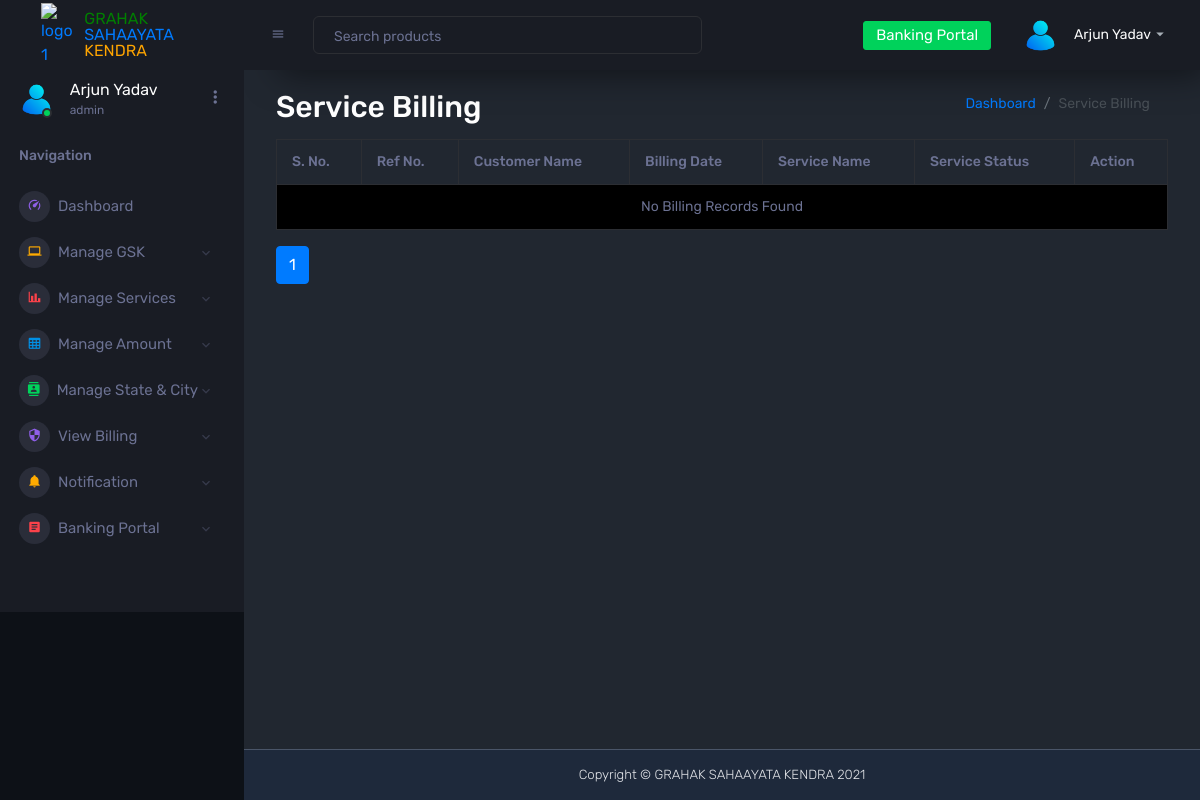
Page /dashboard/service-billing/ (signed in) on the earlier database version.
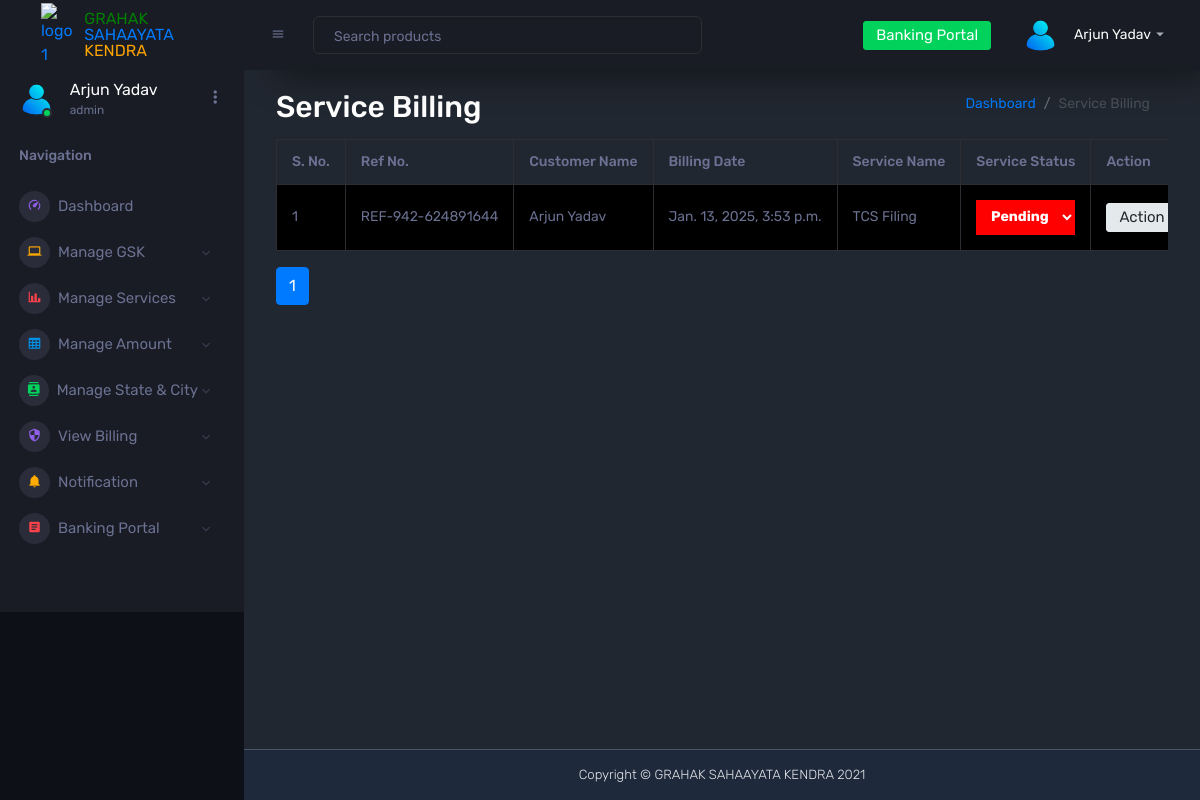
Same page on the later database version.
### dashboard/models.py (models this page shows, shortened)
class BillingDetails(models.Model):
    user = models.ForeignKey(User, on_delete=models.CASCADE)  # Replace `1` with the correct default user ID
    ref_no = models.CharField(max_length=255, unique=True)
    customer = models.ForeignKey(Customer, on_delete=models.CASCADE)  # Foreign Key to Customer
    service = models.ForeignKey(Service, on_delete=models.CASCADE)  # Automatically delete related records
    billing_date = models.DateTimeField(auto_now_add=True, null=True)  # Ensure this field is defined
    payment_mode = models.CharField(max_length=50, choices=[('Cash', 'Cash'), ('Online', 'Online')])
    payment_status = models.CharField(max_length=50, choices=[('Paid', 'Paid'), ('Unpaid', 'Unpaid')], default='Unpaid')
    id_proof = models.FileField(upload_to='id_proofs/', blank=True, null=True)
    address_proof = models.FileField(upload_to='address_proofs/', blank=True, null=True)
    pan_card = models.CharField(max_length=255, null=True, blank=True)
    banking = models.FileField(upload_to='banking/', null=True, blank=True)
    photo = models.FileField(upload_to='photos/', null=True, blank=True)
    others = models.FileField(upload_to='others/', null=True, blank=True)
    service_status = models.CharField(
        max_length=20,
        choices=[('Pending', 'Pending'), ('In Progress', 'In Progress'), ('Complete', 'Complete')],
        default='Pending',
    )
    service_notes = models.TextField(null=True, blank=True)

class Customer(models.Model):
    full_name = models.CharField(max_length=255, default="Unknown")
    date_of_birth = models.DateField(null=True, blank=True)  # Add Date of Birth
    address = models.TextField()
    dob = models.DateField(null=True, blank=True)
    email = models.EmailField()
    mobile = models.CharField(max_length=15, null=True, blank=True)
    state = models.CharField(max_length=100)
    city = models.CharField(max_length=100)
    gender = models.CharField(max_length=10, choices=[('Male', 'Male'), ('Female', 'Female'), ('Other', 'Other')])
    pin_code = models.CharField(max_length=6, null=True, blank=True)
    created_by = models.ForeignKey(CustomUser, on_delete=models.CASCADE, related_name="customers")
    created_at = models.DateTimeField(auto_now_add=True)  # Automatically set on creation

class Service(models.Model):
    service_name = models.CharField(max_length=100)
    price = models.DecimalField(max_digits=10, decimal_places=2)
    service_charge = models.DecimalField(max_digits=10, decimal_places=2, default=0.0)
    required_documents = models.TextField(blank=True, null=True)
    billing_date = models.DateTimeField(auto_now_add=True)  # Ensure this field exists
    STATUS_CHOICES = [
        ('active', 'Active'),
        ('inactive', 'Inactive'),
    ]
    status = models.CharField(max_length=10, choices=STATUS_CHOICES, default='active')
    def service_charge(self):
        return (self.price * self.service_charge_percentage) / 100

### dashboard/views/admin_views.py (the view, shortened to what this page needs)
# urls.py: path('service-billing/', service_billing, name='service_billing'),
@role_required(['admin'])
def service_billing(request):
    billing_details = BillingDetails.objects.all().order_by('-id')
    paginator = Paginator(billing_details, 10)  # Show 10 items per page
    page_number = request.GET.get('page', 1)
    page_obj = paginator.get_page(page_number)
    serial_start = (page_obj.number - 1) * paginator.per_page
    return render(request, 'admin_dashboard/service_billing.html', {
        'billing_details': page_obj,  # Pass the paginated object
        'page_obj': page_obj, # Include the paginator object for template rendering
        'serial_start': serial_start,
    })

### dashboard/utils.py (called while the page is built)
def role_required(allowed_roles):
    def decorator(view_func):
        @wraps(view_func)
        def wrapper(request, *args, **kwargs):
            if not request.user.is_authenticated:
                logger.info("User is not authenticated. Redirecting to login.")
                return redirect('login')
            if request.user.role not in allowed_roles:
                logger.warning(f"Unauthorized access attempt by user: {request.user.username}, Role: {request.user.role}")
                return redirect('not_authorized')
            logger.info(f"Access granted for user: {request.user.username}, Role: {request.user.role}")
            return view_func(request, *args, **kwargs)
        return wrapper
    return decorator

### dashboard/templates/admin_dashboard/service_billing.html (shortened to what this page needs)
{% extends 'base.html' %}
{% block content %}
<div class="container mt-10">
    <div class="d-flex justify-content-between align-items-center">
        <h2 class="card-titles mb-2">Service Billing</h2>
        <nav aria-label="breadcrumb">
            <ol class="breadcrumb">
                <li class="breadcrumb-item"><a href="{% url 'admin_dashboard' %}">Dashboard</a></li>
                <li class="breadcrumb-item active" aria-current="page">Service Billing</li>
            </ol>
        </nav>
    </div>
    <div class="table-responsive">
        <table class="table table-striped table-bordered">
            <thead>
                <tr>
                    <th>S. No.</th>
                    <th>Ref No.</th>
                    <th>Customer Name</th>
                    <th>Billing Date</th>
                    <th>Service Name</th>
                    <th>Service Status</th>
                    <th>Action</th>
                </tr>
            </thead>
            <tbody>
                {% for billing in billing_details %}
                <tr>
                    <td>{{ serial_start|add:forloop.counter }}</td>
                    <td>{{ billing.ref_no }}</td>
                    <td>{{ billing.customer.full_name }}</td>
                    <td>{{ billing.billing_date }}</td>
                    <td>{{ billing.service.service_name }}</td>
                    <td>
                        <form method="POST" style="display: inline;">
                            <select name="service_status"
                                    class="status-dropdown {% if billing.service_status == 'Pending' %}pending{% elif billing.service_status == 'In Progress' %}in-progress{% elif billing.service_status == 'Complete' %}complete{% endif %}"
                                    onchange="this.form.submit()">
                                <option value="Pending" {% if billing.service_status == 'Pending' %}selected{% endif %}>
                                    Pending
                                </option>
                            </select>
                        </form>
                    </td>
                    <td>
                        <div class="dropdown">
                            <button class="btn btn-secondary dropdown-toggle" type="button" id="actionDropdown" data-bs-toggle="dropdown" aria-expanded="false">
                                Action
                            </button>
                        </div>
                    </td>
                </tr>
                {% empty %}
                <tr>
                    <td colspan="7" class="text-center">No Billing Records Found</td>
                </tr>
                {% endfor %}
            </tbody>
        </table>
        <nav>
            <ul class="pagination">
                <li class="page-item {% if billing_details.number == 1 %}active{% endif %}">
                    <a class="page-link" href="?page=1">1</a>
                </li>
            </ul>
        </nav>
    </div>
</div>
{% endblock %}

Differences in the rows shown:
added BillingDetails: counter "1", ref_no "REF-942-624891644", customer.full_name "Arjun Yadav", billing_date "Jan. 13, 2025, 3:53 p.m.", service.service_name "TCS Filing", service_status "Pending"
Other differences:
text no longer shown: "No Billing Records Found"
